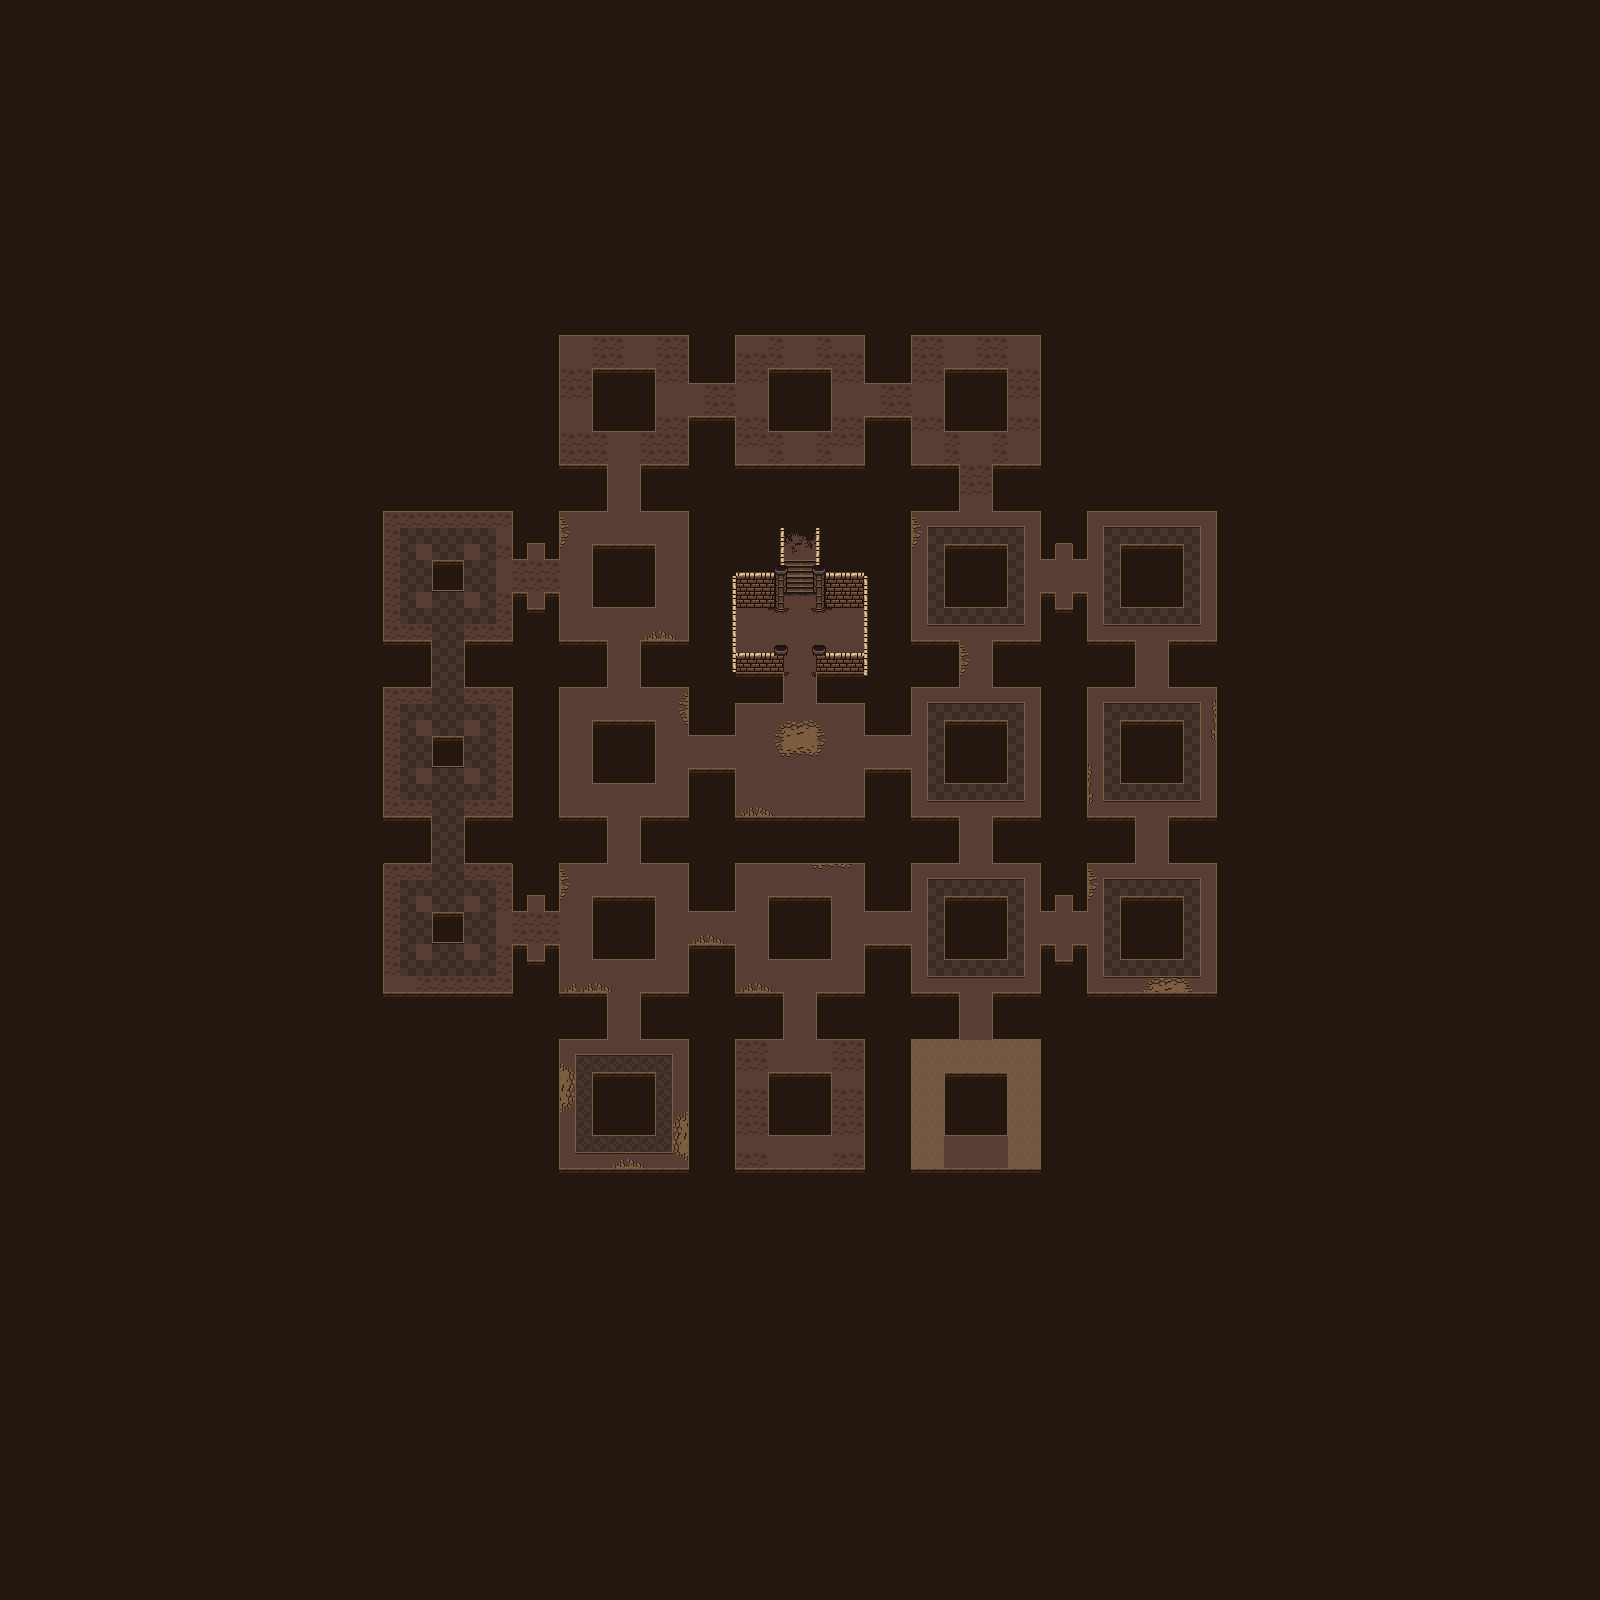

Below is a game level as drawn by its tile map, then a one-line description and the .tmx that defines it (tile-layer data replaced by summaries):
An orthogonal 100x100 tile map with 16x16 px tiles, 9 tile layers (background, floorplan, floor, trapfloor, ...) and 212 objects (43x room1Floorspike, 28x room6Floorspike, 27x floorHole, 20x pillar, 14x boxPuzzle, ...).

<map version="1.0" tiledversion="2018.05.24" orientation="orthogonal" renderorder="left-down" width="100" height="100" tilewidth="16" tileheight="16" infinite="0" nextlayerid="19" nextobjectid="408">
 <tileset firstgid="1" source="../tilesets/PixelDungeonTileset.tsx" />
 <layer id="1" name="background" width="100" height="100" locked="1">
  <data>[10000 cells, 10000 non-empty, 1 distinct tile ids]</data>
 </layer>
 <layer id="2" name="floorplan" width="100" height="100">
  <data>[10000 cells, 1148 non-empty, 1 distinct tile ids]</data>
 </layer>
 <layer id="3" name="floor" width="100" height="100">
  <data>[10000 cells, 1180 non-empty, 20 distinct tile ids]</data>
 </layer>
 <layer id="6" name="trapfloor" width="100" height="100">
  <data>[10000 cells, 1333 non-empty, 21 distinct tile ids]</data>
 </layer>
 <layer id="7" name="walls" width="100" height="100">
  <data>[10000 cells, 22 non-empty, 8 distinct tile ids]</data>
 </layer>
 <layer id="8" name="wallTop1" width="100" height="100">
  <data>[10000 cells, 36 non-empty, 4 distinct tile ids]</data>
 </layer>
 <layer id="9" name="wallTop2" width="100" height="100">
  <data>[10000 cells, 23 non-empty, 4 distinct tile ids]</data>
 </layer>
 <layer id="10" name="wallTop3" width="100" height="100">
  <data>[10000 cells, 8 non-empty, 4 distinct tile ids]</data>
 </layer>
 <layer id="11" name="decoration" width="100" height="100">
  <data>[10000 cells, 0 non-empty, 0 distinct tile ids]</data>
 </layer>
 <objectgroup color="#ff0000" id="5" name="traps">
  <object id="36" name="floorHole" x="592" y="544">
   <properties>
    <property name="entity" value="floorHole" />
    <property name="room" value="room1" />
   </properties>
   <polyline points="0,0 64,0 64,64 0,64 0,0" />
  </object>
  <object id="37" name="floorHole" x="592" y="720">
   <properties>
    <property name="entity" value="floorHole" />
    <property name="room" value="room1" />
   </properties>
   <polyline points="0,0 64,0 64,64 0,64 0,0" />
  </object>
  <object id="38" name="floorHole" x="592" y="896">
   <properties>
    <property name="entity" value="floorHole" />
    <property name="room" value="room3" />
   </properties>
   <polyline points="0,0 64,0 64,64 0,64 0,0" />
  </object>
  <object id="42" name="floorHole" x="416" y="720">
   <properties>
    <property name="entity" value="floorHole" />
    <property name="room" value="room1" />
   </properties>
   <polyline points="16,16 48,16 48,48 16,48 16,16" />
  </object>
  <object id="95" name="floorHole" x="944" y="544">
   <properties>
    <property name="entity" value="floorHole" />
    <property name="room" value="room4" />
   </properties>
   <polyline points="0,0 64,0 64,64 0,64 0,0" />
  </object>
  <object id="96" name="floorHole" x="1120" y="544">
   <properties>
    <property name="entity" value="floorHole" />
    <property name="room" value="room5" />
   </properties>
   <polyline points="0,0 64,0 64,64 0,64 0,0" />
  </object>
  <object id="97" name="floorHole" x="1120" y="720">
   <properties>
    <property name="entity" value="floorHole" />
    <property name="room" value="room5" />
   </properties>
   <polyline points="0,0 64,0 64,64 0,64 0,0" />
  </object>
  <object id="98" name="floorHole" x="944" y="720">
   <properties>
    <property name="entity" value="floorHole" />
    <property name="room" value="room4" />
   </properties>
   <polyline points="0,0 64,0 64,64 0,64 0,0" />
  </object>
  <object id="99" name="floorHole" x="1120" y="896">
   <properties>
    <property name="entity" value="floorHole" />
    <property name="room" value="room5" />
   </properties>
   <polyline points="0,0 64,0 64,64 0,64 0,0" />
  </object>
  <object id="100" name="floorHole" x="944" y="896">
   <properties>
    <property name="entity" value="floorHole" />
    <property name="room" value="room4" />
   </properties>
   <polyline points="0,0 64,0 64,64 0,64 0,0" />
  </object>
  <object id="107" name="floorHole" x="768" y="896">
   <properties>
    <property name="entity" value="floorHole" />
    <property name="room" value="room3" />
   </properties>
   <polyline points="0,0 64,0 64,64 0,64 0,0" />
  </object>
  <object id="108" name="floorHole" x="592" y="1072">
   <properties>
    <property name="entity" value="floorHole" />
    <property name="room" value="room2A" />
   </properties>
   <polyline points="0,0 64,0 64,64 0,64 0,0" />
  </object>
  <object id="109" name="floorHole" x="768" y="1072">
   <properties>
    <property name="entity" value="floorHole" />
    <property name="room" value="room2A" />
   </properties>
   <polyline points="0,0 64,0 64,64 0,64 0,0" />
  </object>
  <object id="110" name="floorHole" x="944" y="1072">
   <properties>
    <property name="entity" value="floorHole" />
    <property name="room" value="room2A" />
   </properties>
   <polyline points="0,0 64,0 64,64 0,64 0,0" />
  </object>
  <object id="111" name="floorHole" x="944" y="368">
   <properties>
    <property name="entity" value="floorHole" />
    <property name="room" value="room6" />
   </properties>
   <polyline points="0,0 64,0 64,64 0,64 0,0" />
  </object>
  <object id="112" name="floorHole" x="768" y="368">
   <properties>
    <property name="entity" value="floorHole" />
    <property name="room" value="room6" />
   </properties>
   <polyline points="0,0 64,0 64,64 0,64 0,0" />
  </object>
  <object id="113" name="floorHole" x="592" y="368">
   <properties>
    <property name="entity" value="floorHole" />
    <property name="room" value="room6" />
   </properties>
   <polyline points="0,0 64,0 64,64 0,64 0,0" />
  </object>
  <object id="116" name="room1Floorspike" x="528" y="560" width="32" height="32">
   <properties>
    <property name="enabled" type="bool" value="true" />
    <property name="entity" value="floorSpike" />
    <property name="room" value="room1" />
    <property name="size" value="2x2" />
    <property name="target" value="" />
    <property name="timed" type="bool" value="true" />
    <property name="timer" type="float" value="5" />
    <property name="trigger" type="bool" value="false" />
   </properties>
  </object>
  <object id="118" name="room1Floorspike" x="512" y="560" width="16" height="32">
   <properties>
    <property name="enabled" type="bool" value="true" />
    <property name="entity" value="floorSpike" />
    <property name="room" value="room1" />
    <property name="size" value="2x1" />
    <property name="target" value="" />
    <property name="timed" type="bool" value="true" />
    <property name="timer" type="float" value="5" />
    <property name="trigger" type="bool" value="false" />
   </properties>
  </object>
  <object id="119" name="room1Floorspike" x="496" y="544" width="16" height="16">
   <properties>
    <property name="enabled" type="bool" value="true" />
    <property name="entity" value="floorSpike" />
    <property name="room" value="room1" />
    <property name="size" value="1x1" />
    <property name="target" value="" />
    <property name="timed" type="bool" value="true" />
    <property name="timer" type="float" value="5" />
    <property name="trigger" type="bool" value="false" />
   </properties>
  </object>
  </objectgroup>
 <objectgroup color="#ffa500" id="4" name="blocks">
  <!-- 94 objects omitted --></objectgroup>
 <objectgroup color="#5500ff" id="13" name="doors">
  <!-- 28 objects omitted --></objectgroup>
 <objectgroup color="#000000" id="14" name="collision">
  <!-- 22 objects omitted --></objectgroup>
 <objectgroup color="#ffffff" id="17" name="points">
  <!-- 21 objects omitted --></objectgroup>
 <objectgroup color="#00ff00" id="18" name="puzzle">
  <!-- 19 objects omitted --></objectgroup>
</map>
<!-- 192 of 212 objects omitted -->